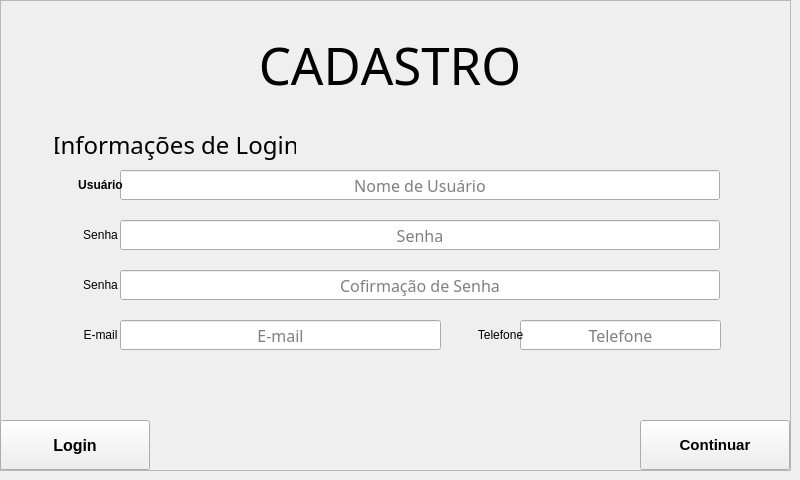
      <widget class="QWidget" name="tabCadastroLogin">
       <attribute name="title">
        <string>Login</string>
       </attribute>
       <widget class="QFrame" name="frTabLogin">
        <property name="geometry">
         <rect>
          <x>0</x>
          <y>0</y>
          <width>791</width>
          <height>471</height>
         </rect>
        </property>
        <property name="styleSheet">
         <string notr="true"/>
        </property>
        <property name="frameShape">
         <enum>QFrame::StyledPanel</enum>
        </property>
        <property name="frameShadow">
         <enum>QFrame::Raised</enum>
        </property>
        <widget class="QLabel" name="lbCadastroTexto">
         <property name="geometry">
          <rect>
           <x>190</x>
           <y>30</y>
           <width>400</width>
           <height>70</height>
          </rect>
         </property>
         <property name="font">
          <font>
           <family>Fira Sans</family>
           <pointsize>38</pointsize>
           <weight>10</weight>
           <italic>false</italic>
           <bold>false</bold>
           <underline>false</underline>
           <strikeout>false</strikeout>
           <stylestrategy>PreferDefault</stylestrategy>
           <kerning>false</kerning>
          </font>
         </property>
         <property name="focusPolicy">
          <enum>Qt::NoFocus</enum>
         </property>
         <property name="styleSheet">
          <string notr="true"/>
         </property>
         <property name="text">
          <string>CADASTRO</string>
         </property>
         <property name="textFormat">
          <enum>Qt::AutoText</enum>
         </property>
         <property name="alignment">
          <set>Qt::AlignBottom|Qt::AlignHCenter</set>
         </property>
         <property name="wordWrap">
          <bool>false</bool>
         </property>
         <property name="margin">
          <number>0</number>
         </property>
         <property name="indent">
          <number>-1</number>
         </property>
         <property name="openExternalLinks">
          <bool>false</bool>
         </property>
         <property name="textInteractionFlags">
          <set>Qt::NoTextInteraction</set>
         </property>
        </widget>
        <widget class="QLabel" name="lbTelefone">
         <property name="geometry">
          <rect>
           <x>460</x>
           <y>320</y>
           <width>81</width>
           <height>30</height>
          </rect>
         </property>
         <property name="layoutDirection">
          <enum>Qt::LeftToRight</enum>
         </property>
         <property name="styleSheet">
          <string notr="true"/>
         </property>
         <property name="text">
          <string>Telefone</string>
         </property>
         <property name="alignment">
          <set>Qt::AlignCenter</set>
         </property>
        </widget>
        <widget class="QLineEdit" name="leTelefone">
         <property name="geometry">
          <rect>
           <x>520</x>
           <y>320</y>
           <width>201</width>
           <height>30</height>
          </rect>
         </property>
         <property name="font">
          <font>
           <family>Roboto Slab</family>
           <pointsize>12</pointsize>
          </font>
         </property>
         <property name="focusPolicy">
          <enum>Qt::StrongFocus</enum>
         </property>
         <property name="layoutDirection">
          <enum>Qt::LeftToRight</enum>
         </property>
         <property name="styleSheet">
          <string notr="true"/>
         </property>
         <property name="inputMethodHints">
          <set>Qt::ImhNone</set>
         </property>
         <property name="inputMask">
          <string/>
         </property>
         <property name="text">
          <string/>
         </property>
         <property name="frame">
          <bool>true</bool>
         </property>
         <property name="echoMode">
          <enum>QLineEdit::Normal</enum>
         </property>
         <property name="alignment">
          <set>Qt::AlignCenter</set>
         </property>
         <property name="placeholderText">
          <string>Telefone</string>
         </property>
        </widget>
        <widget class="QPushButton" name="pbContinuaCadastro">
         <property name="geometry">
          <rect>
           <x>640</x>
           <y>420</y>
           <width>150</width>
           <height>50</height>
          </rect>
         </property>
         <property name="sizeIncrement">
          <size>
           <width>0</width>
           <height>0</height>
          </size>
         </property>
         <property name="font">
          <font>
           <pointsize>11</pointsize>
           <weight>75</weight>
           <italic>false</italic>
           <bold>true</bold>
           <underline>false</underline>
           <strikeout>false</strikeout>
           <stylestrategy>PreferDefault</stylestrategy>
           <kerning>true</kerning>
          </font>
         </property>
         <property name="cursor">
          <cursorShape>ArrowCursor</cursorShape>
         </property>
         <property name="mouseTracking">
          <bool>false</bool>
         </property>
         <property name="tabletTracking">
          <bool>false</bool>
         </property>
         <property name="focusPolicy">
          <enum>Qt::StrongFocus</enum>
         </property>
         <property name="acceptDrops">
          <bool>false</bool>
         </property>
         <property name="toolTipDuration">
          <number>-1</number>
         </property>
         <property name="layoutDirection">
          <enum>Qt::LeftToRight</enum>
         </property>
         <property name="autoFillBackground">
          <bool>false</bool>
         </property>
         <property name="styleSheet">
          <string notr="true"/>
         </property>
         <property name="text">
          <string>Continuar</string>
         </property>
         <property name="iconSize">
          <size>
           <width>35</width>
           <height>35</height>
          </size>
         </property>
         <property name="checkable">
          <bool>false</bool>
         </property>
         <property name="checked">
          <bool>false</bool>
         </property>
         <property name="autoRepeat">
          <bool>false</bool>
         </property>
         <property name="autoExclusive">
          <bool>false</bool>
         </property>
         <property name="autoDefault">
          <bool>false</bool>
         </property>
         <property name="default">
          <bool>false</bool>
         </property>
         <property name="flat">
          <bool>false</bool>
         </property>
        </widget>
        <widget class="QPushButton" name="pbVoltarLogin">
         <property name="geometry">
          <rect>
           <x>0</x>
           <y>420</y>
           <width>150</width>
           <height>50</height>
          </rect>
         </property>
         <property name="sizeIncrement">
          <size>
           <width>0</width>
           <height>0</height>
          </size>
         </property>
         <property name="font">
          <font>
           <pointsize>12</pointsize>
           <weight>75</weight>
           <italic>false</italic>
           <bold>true</bold>
           <underline>false</underline>
           <strikeout>false</strikeout>
           <stylestrategy>PreferDefault</stylestrategy>
           <kerning>true</kerning>
          </font>
         </property>
         <property name="cursor">
          <cursorShape>ArrowCursor</cursorShape>
         </property>
         <property name="mouseTracking">
          <bool>false</bool>
         </property>
         <property name="tabletTracking">
          <bool>false</bool>
         </property>
         <property name="focusPolicy">
          <enum>Qt::StrongFocus</enum>
         </property>
         <property name="acceptDrops">
          <bool>false</bool>
         </property>
         <property name="toolTipDuration">
          <number>-1</number>
         </property>
         <property name="layoutDirection">
          <enum>Qt::LeftToRight</enum>
         </property>
         <property name="autoFillBackground">
          <bool>false</bool>
         </property>
         <property name="styleSheet">
          <string notr="true"/>
         </property>
         <property name="text">
          <string>Login</string>
         </property>
         <property name="iconSize">
          <size>
           <width>35</width>
           <height>35</height>
          </size>
         </property>
         <property name="checkable">
          <bool>false</bool>
         </property>
         <property name="checked">
          <bool>false</bool>
         </property>
         <property name="autoRepeat">
          <bool>false</bool>
         </property>
         <property name="autoExclusive">
          <bool>false</bool>
         </property>
         <property name="autoDefault">
          <bool>false</bool>
         </property>
         <property name="default">
          <bool>false</bool>
         </property>
         <property name="flat">
          <bool>false</bool>
         </property>
        </widget>
        <widget class="QLabel" name="lbSenhaConfirma">
         <property name="geometry">
          <rect>
           <x>60</x>
           <y>270</y>
           <width>81</width>
           <height>30</height>
          </rect>
         </property>
         <property name="layoutDirection">
          <enum>Qt::LeftToRight</enum>
         </property>
         <property name="styleSheet">
          <string notr="true"/>
         </property>
         <property name="text">
          <string>Senha</string>
         </property>
         <property name="alignment">
          <set>Qt::AlignCenter</set>
         </property>
        </widget>
        <widget class="QLineEdit" name="leNomeUsuario">
         <property name="enabled">
          <bool>true</bool>
         </property>
         <property name="geometry">
          <rect>
           <x>120</x>
           <y>170</y>
           <width>600</width>
           <height>30</height>
          </rect>
         </property>
         <property name="font">
          <font>
           <family>Roboto Slab</family>
           <pointsize>12</pointsize>
          </font>
         </property>
         <property name="focusPolicy">
          <enum>Qt::StrongFocus</enum>
         </property>
         <property name="layoutDirection">
          <enum>Qt::LeftToRight</enum>
         </property>
         <property name="styleSheet">
          <string notr="true"/>
         </property>
         <property name="inputMethodHints">
          <set>Qt::ImhNone</set>
         </property>
         <property name="inputMask">
          <string/>
         </property>
         <property name="text">
          <string/>
         </property>
         <property name="maxLength">
          <number>20</number>
         </property>
         <property name="frame">
          <bool>true</bool>
         </property>
         <property name="echoMode">
          <enum>QLineEdit::Normal</enum>
         </property>
         <property name="alignment">
          <set>Qt::AlignCenter</set>
         </property>
         <property name="placeholderText">
          <string>Nome de Usuário</string>
         </property>
        </widget>
        <widget class="QLabel" name="lbTextoLogin">
         <property name="geometry">
          <rect>
           <x>55</x>
           <y>130</y>
           <width>241</width>
           <height>30</height>
          </rect>
         </property>
         <property name="font">
          <font>
           <family>Fira Sans</family>
           <pointsize>18</pointsize>
           <weight>10</weight>
           <italic>false</italic>
           <bold>false</bold>
           <underline>false</underline>
          </font>
         </property>
         <property name="layoutDirection">
          <enum>Qt::LeftToRight</enum>
         </property>
         <property name="autoFillBackground">
          <bool>false</bool>
         </property>
         <property name="styleSheet">
          <string notr="true">#lbInfoLoginTexto {
	
	font: 80  18pt &quot;Fira Sans&quot;;
	background-color: rgba(0, 0, 0,0);
	border: 0px
}</string>
         </property>
         <property name="frameShape">
          <enum>QFrame::NoFrame</enum>
         </property>
         <property name="text">
          <string>Informações de Login</string>
         </property>
         <property name="textFormat">
          <enum>Qt::AutoText</enum>
         </property>
         <property name="scaledContents">
          <bool>false</bool>
         </property>
         <property name="alignment">
          <set>Qt::AlignCenter</set>
         </property>
        </widget>
        <widget class="QLabel" name="lbSenha">
         <property name="geometry">
          <rect>
           <x>60</x>
           <y>220</y>
           <width>81</width>
           <height>30</height>
          </rect>
         </property>
         <property name="layoutDirection">
          <enum>Qt::LeftToRight</enum>
         </property>
         <property name="styleSheet">
          <string notr="true"/>
         </property>
         <property name="text">
          <string>Senha</string>
         </property>
         <property name="alignment">
          <set>Qt::AlignCenter</set>
         </property>
        </widget>
        <widget class="QLabel" name="lbUsuario">
         <property name="geometry">
          <rect>
           <x>60</x>
           <y>170</y>
           <width>81</width>
           <height>30</height>
          </rect>
         </property>
         <property name="font">
          <font>
           <weight>75</weight>
           <italic>false</italic>
           <bold>true</bold>
          </font>
         </property>
         <property name="layoutDirection">
          <enum>Qt::LeftToRight</enum>
         </property>
         <property name="styleSheet">
          <string notr="true"/>
         </property>
         <property name="text">
          <string>Usuário</string>
         </property>
         <property name="alignment">
          <set>Qt::AlignCenter</set>
         </property>
        </widget>
        <widget class="QLabel" name="lbEmail">
         <property name="geometry">
          <rect>
           <x>60</x>
           <y>320</y>
           <width>81</width>
           <height>30</height>
          </rect>
         </property>
         <property name="layoutDirection">
          <enum>Qt::LeftToRight</enum>
         </property>
         <property name="styleSheet">
          <string notr="true"/>
         </property>
         <property name="text">
          <string>E-mail</string>
         </property>
         <property name="alignment">
          <set>Qt::AlignCenter</set>
         </property>
        </widget>
        <widget class="QLineEdit" name="leSenha">
         <property name="geometry">
          <rect>
           <x>120</x>
           <y>220</y>
           <width>600</width>
           <height>30</height>
          </rect>
         </property>
         <property name="font">
          <font>
           <family>Roboto Slab</family>
           <pointsize>12</pointsize>
           <weight>50</weight>
           <bold>false</bold>
          </font>
         </property>
         <property name="focusPolicy">
          <enum>Qt::StrongFocus</enum>
         </property>
         <property name="styleSheet">
          <string notr="true"/>
         </property>
         <property name="inputMethodHints">
          <set>Qt::ImhHiddenText|Qt::ImhNoAutoUppercase|Qt::ImhNoPredictiveText|Qt::ImhSensitiveData</set>
         </property>
         <property name="inputMask">
          <string/>
         </property>
         <property name="text">
          <string/>
         </property>
         <property name="maxLength">
          <number>20</number>
         </property>
         <property name="frame">
          <bool>true</bool>
         </property>
         <property name="echoMode">
          <enum>QLineEdit::Password</enum>
         </property>
         <property name="alignment">
          <set>Qt::AlignCenter</set>
         </property>
         <property name="dragEnabled">
          <bool>false</bool>
         </property>
         <property name="readOnly">
          <bool>false</bool>
         </property>
         <property name="placeholderText">
          <string>Senha</string>
         </property>
         <property name="clearButtonEnabled">
          <bool>false</bool>
         </property>
        </widget>
        <widget class="QLineEdit" name="leEmail">
         <property name="geometry">
          <rect>
           <x>120</x>
           <y>320</y>
           <width>321</width>
           <height>30</height>
          </rect>
         </property>
         <property name="font">
          <font>
           <family>Roboto Slab</family>
           <pointsize>12</pointsize>
          </font>
         </property>
         <property name="focusPolicy">
          <enum>Qt::StrongFocus</enum>
         </property>
         <property name="layoutDirection">
          <enum>Qt::LeftToRight</enum>
         </property>
         <property name="styleSheet">
          <string notr="true"/>
         </property>
         <property name="inputMethodHints">
          <set>Qt::ImhNone</set>
         </property>
         <property name="inputMask">
          <string/>
         </property>
         <property name="text">
          <string/>
         </property>
         <property name="frame">
          <bool>true</bool>
         </property>
         <property name="echoMode">
          <enum>QLineEdit::Normal</enum>
         </property>
         <property name="alignment">
          <set>Qt::AlignCenter</set>
         </property>
         <property name="placeholderText">
          <string>E-mail</string>
         </property>
        </widget>
        <widget class="QLineEdit" name="leSenhaConfirma">
         <property name="geometry">
          <rect>
           <x>120</x>
           <y>270</y>
           <width>600</width>
           <height>30</height>
          </rect>
         </property>
         <property name="font">
          <font>
           <family>Roboto Slab</family>
           <pointsize>12</pointsize>
           <weight>50</weight>
           <bold>false</bold>
          </font>
         </property>
         <property name="focusPolicy">
          <enum>Qt::StrongFocus</enum>
         </property>
         <property name="styleSheet">
          <string notr="true"/>
         </property>
         <property name="inputMethodHints">
          <set>Qt::ImhHiddenText|Qt::ImhNoAutoUppercase|Qt::ImhNoPredictiveText|Qt::ImhSensitiveData</set>
         </property>
         <property name="inputMask">
          <string/>
         </property>
         <property name="text">
          <string/>
         </property>
         <property name="maxLength">
          <number>20</number>
         </property>
         <property name="frame">
          <bool>true</bool>
         </property>
         <property name="echoMode">
          <enum>QLineEdit::Password</enum>
         </property>
         <property name="alignment">
          <set>Qt::AlignCenter</set>
         </property>
         <property name="dragEnabled">
          <bool>false</bool>
         </property>
         <property name="readOnly">
          <bool>false</bool>
         </property>
         <property name="placeholderText">
          <string>Cofirmação de Senha</string>
         </property>
         <property name="clearButtonEnabled">
          <bool>false</bool>
         </property>
        </widget>
        <zorder>leTelefone</zorder>
        <zorder>lbCadastroTexto</zorder>
        <zorder>lbTelefone</zorder>
        <zorder>pbContinuaCadastro</zorder>
        <zorder>pbVoltarLogin</zorder>
        <zorder>leNomeUsuario</zorder>
        <zorder>lbTextoLogin</zorder>
        <zorder>lbUsuario</zorder>
        <zorder>leSenha</zorder>
        <zorder>leEmail</zorder>
        <zorder>leSenhaConfirma</zorder>
        <zorder>lbSenhaConfirma</zorder>
        <zorder>lbSenha</zorder>
        <zorder>lbEmail</zorder>
       </widget>
      </widget>
